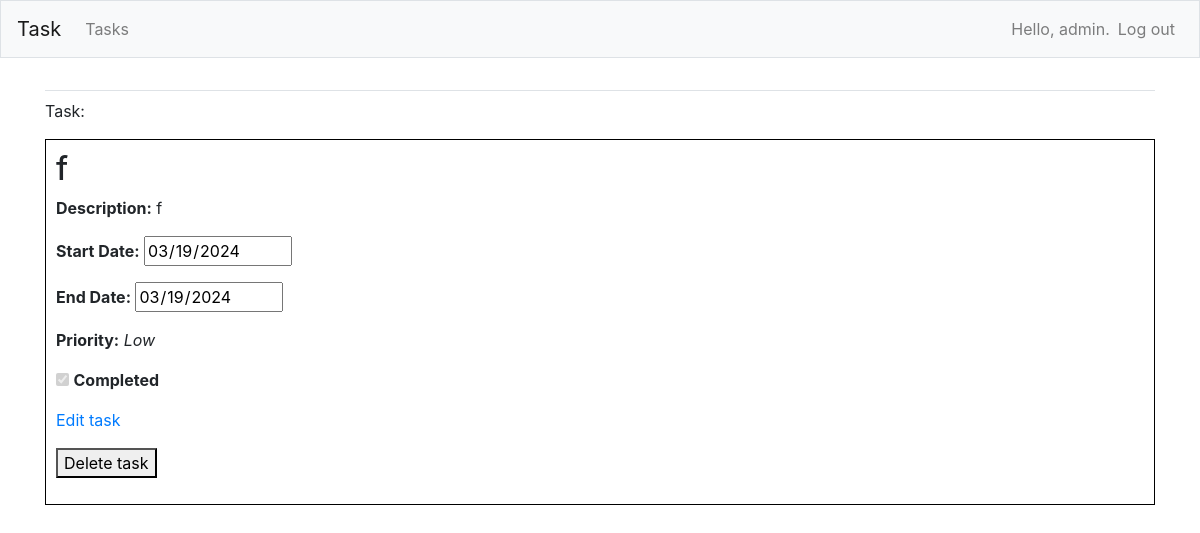
The page /task/6/ (signed in) on the database its author committed.
### tasks/models.py (models this page shows, shortened)
class Task(models.Model):
    LOW = 'Low'
    MEDIUM = 'Medium'
    HIGH = 'High'
    PRIORITY_CHOICES = [
        (LOW, 'Low'),
        (MEDIUM, 'Medium'),
        (HIGH, 'High'),
    ]
    title = models.CharField(max_length=200)
    description = models.TextField()
    start_date = models.DateField()
    end_date = models.DateField()
    completed = models.BooleanField(default=False)
    priority = models.CharField(max_length=10, choices=PRIORITY_CHOICES, default=MEDIUM)
    owner = models.ForeignKey(User, on_delete=models.CASCADE)

### tasks/views.py (the view)
# urls.py: 2. Add a URL to urlpatterns:  path('task/', include('task.urls'))
@login_required
def task(request, task_id):
    task = Task.objects.get(id=task_id)
    context = {'task': task}
    return render(request, 'tasks/task.html', context)

### tasks/templates/tasks/task.html (shortened to what this page needs)
{% extends "tasks/base.html" %}
{% block content %}
<p>Task:</p>
  <div style="border: 1px solid black; padding: 10px; margin-bottom: 10px;">
    <h2>{{ task.title }}</h2>
    <p>
      <b>Description:</b> {{ task.description }}
    </p>
    <p>
      <b>Start Date:</b>
      <input type="date" id="start_date{{ task.id }}" value="{{ task.start_date|date:'Y-m-d' }}" readonly>
    </p>
    <p>
      <b>End Date:</b>
      <input type="date" id="end_date{{ task.id }}" value="{{ task.end_date|date:'Y-m-d' }}" readonly>
    </p>
    <p>
      <b>Priority:</b>
      <i>{{ task.get_priority_display }}</i>
    </p>
    <p>
      <input type="checkbox" id="completed{{ task.id }}" name="completed" {% if task.completed %}checked{% endif %} disabled>
      <b>Completed</b>
    </p>
    <p>
      <a href="{% url 'tasks:edit_task' task.id %}">Edit task</a>
    </p>
    <form action="{% url 'tasks:delete_task' task.id %}">
      <button type="submit" onclick="return confirm('Are you sure you want to delete this task?')">Delete task</button>
    </form>
  </div>
{% endblock content %}

### tasks/templates/tasks/base.html (shortened to what this page needs)
{% load bootstrap4 %}
<html lang="en">
<head>
	{% bootstrap_css %}
</head>
<body>
<nav class="navbar navbar-expand-md navbar-light bg-light mb-4 border">
	<a class="navbar-brand" href="{% url 'tasks:index' %}">
		Task</a>
	<div class="collapse navbar-collapse" id="navbarCollapse">
		<ul class="navbar-nav mr-auto">
			<li class="nav-item">
				<a class="nav-link" href="{% url 'tasks:tasks' %}">
					Tasks</a></li>
		</ul>
		<ul class="navbar-nav ml-auto">
			{% if user.is_authenticated %}
				<li class="nav-item">
					<span class="navbar-text"> Hello, {{ user.username }}.</span>
				</li>
				<li class="nav-item">
					<a class="nav-link" href="{% url 'users:logout' %}">Log out</a>
				</li>
			{% else %}
				<li class="nav-item">
					<a class="nav-link" href="{% url 'users:register' %}">Register</a>
				</li>
				<li class="nav-item">
					<a class="nav-link" href="{% url 'users:login' %}">Log in</a></li>
			{% endif %}
		</ul>
	</div>
</nav>
<main role="main" class="container">
	<div class="pb-2 mb-2 border-bottom">
	</div>
	<div>
		{% block content %}{% endblock content %}
	</div>
</main>
</body>
</html>

### rows shown on the page
Task: title "f", description "f", start_date "03/19/2024", end_date "03/19/2024", priority "Low", completed "☑"

### other values the page prints
{{ user.username }} "admin"
